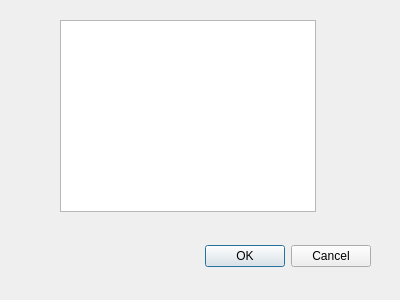
<?xml version="1.0" encoding="UTF-8"?>
<ui version="4.0">
 <class>Dialog</class>
 <widget class="QDialog" name="Dialog">
  <property name="geometry">
   <rect>
    <x>0</x>
    <y>0</y>
    <width>400</width>
    <height>300</height>
   </rect>
  </property>
  <property name="windowTitle">
   <string>Dialog</string>
  </property>
  <widget class="QDialogButtonBox" name="buttonBox">
   <property name="geometry">
    <rect>
     <x>30</x>
     <y>240</y>
     <width>341</width>
     <height>32</height>
    </rect>
   </property>
   <property name="orientation">
    <enum>Qt::Horizontal</enum>
   </property>
   <property name="standardButtons">
    <set>QDialogButtonBox::Cancel|QDialogButtonBox::Ok</set>
   </property>
  </widget>
  <widget class="QListWidget" name="listWidget">
   <property name="geometry">
    <rect>
     <x>60</x>
     <y>20</y>
     <width>256</width>
     <height>192</height>
    </rect>
   </property>
  </widget>
 </widget>
 <resources/>
 <connections>
  <connection>
   <sender>buttonBox</sender>
   <signal>accepted()</signal>
   <receiver>Dialog</receiver>
   <slot>accept()</slot>
   <hints>
    <hint type="sourcelabel">
     <x>248</x>
     <y>254</y>
    </hint>
    <hint type="destinationlabel">
     <x>157</x>
     <y>274</y>
    </hint>
   </hints>
  </connection>
  <connection>
   <sender>buttonBox</sender>
   <signal>rejected()</signal>
   <receiver>Dialog</receiver>
   <slot>reject()</slot>
   <hints>
    <hint type="sourcelabel">
     <x>316</x>
     <y>260</y>
    </hint>
    <hint type="destinationlabel">
     <x>286</x>
     <y>274</y>
    </hint>
   </hints>
  </connection>
 </connections>
</ui>
